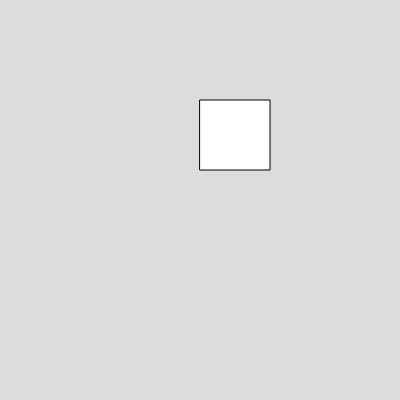
Frame 1 (no input)
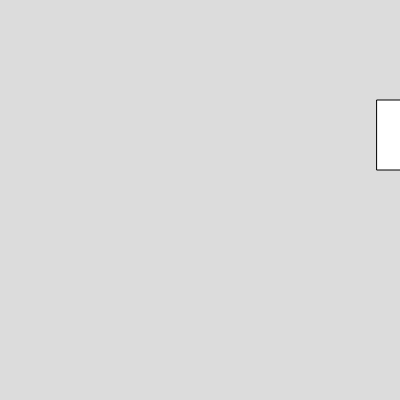
Frame 60 (no input)
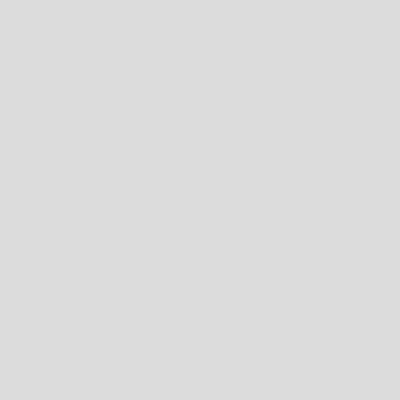
Frame 120 (the mouse pressed at the canvas centre since frame 60)

The p5.js sketch that drew these frames (run headless with seeded random() and noise() and a simulated clock; from frame 60 on, the mouse is pressed at the canvas centre):

// p5.js sketch
// ── sketch.js

var box1;
function setup() 
{
  createCanvas(400, 400);
  //craeting object from box class
  box1 = new Box(200,100,70,70)
}

function draw() 
{
  background(220);
  box1.display();
  box1.speed(3);

}


// ── box.js
class Box
  {
     constructor(x,y,width,height){
       this.x=x;
       this.y=y;
       this.width = width;
       this.height = height;

     }

     display (){
       rect (this.x,this.y,this.width,this.height);
     }

     speed (v){
        this.x=this.x+v;
     }
  }

  
